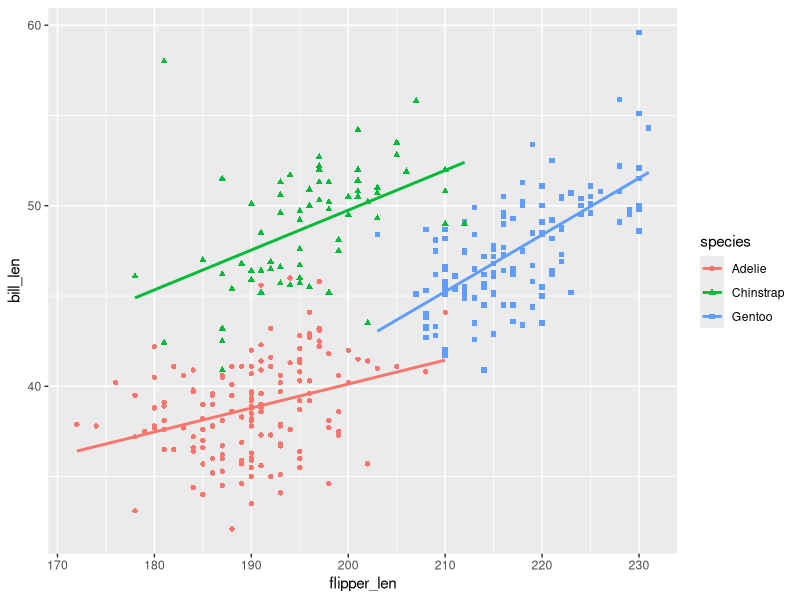

Write R code to recreate this figure.
## ---- chunk 1
#| label: setup
#| include: false

knitr::opts_chunk$set(
  collapse = TRUE,
  comment = "#>"
)
## ---- chunk 2
#| label: penguin-table

library(kableExtra)

head(penguins) |>
  kbl(
    caption = "Here is a table caption"
  )

## ---- chunk 3
#| label: penguin-figure
#| fig-cap: Here is a figure caption
#| warning: false
#| message: false

library(ggplot2)

ggplot(penguins, aes(x = flipper_len, y = bill_len)) +
  geom_point(aes(shape = species, color = species)) +
  geom_smooth(method = "lm", se = FALSE, aes(color = species))
